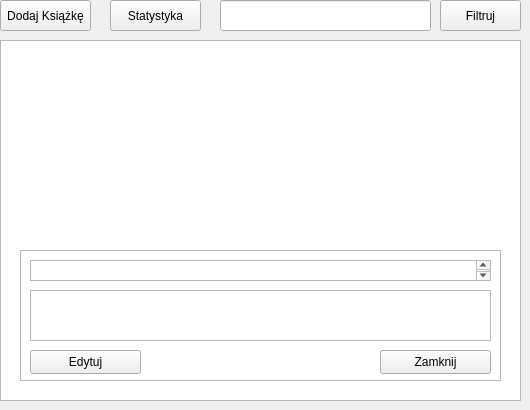
    <widget class="QWidget" name="booksPanel">
     <widget class="QPushButton" name="addNewBookBtn">
      <property name="geometry">
       <rect>
        <x>0</x>
        <y>0</y>
        <width>91</width>
        <height>31</height>
       </rect>
      </property>
      <property name="text">
       <string>Dodaj Książkę</string>
      </property>
     </widget>
     <widget class="QTableWidget" name="tableWidget">
      <property name="geometry">
       <rect>
        <x>0</x>
        <y>40</y>
        <width>256</width>
        <height>192</height>
       </rect>
      </property>
     </widget>
     <widget class="QTableWidget" name="allBooksList">
      <property name="geometry">
       <rect>
        <x>0</x>
        <y>40</y>
        <width>521</width>
        <height>361</height>
       </rect>
      </property>
      <property name="sortingEnabled">
       <bool>true</bool>
      </property>
     </widget>
     <widget class="QFrame" name="allBooksPanel">
      <property name="geometry">
       <rect>
        <x>20</x>
        <y>250</y>
        <width>481</width>
        <height>131</height>
       </rect>
      </property>
      <property name="frameShape">
       <enum>QFrame::Shape::StyledPanel</enum>
      </property>
      <property name="frameShadow">
       <enum>QFrame::Shadow::Raised</enum>
      </property>
      <widget class="QPushButton" name="editAllBooksBtn">
       <property name="geometry">
        <rect>
         <x>10</x>
         <y>100</y>
         <width>111</width>
         <height>24</height>
        </rect>
       </property>
       <property name="text">
        <string>Edytuj</string>
       </property>
      </widget>
      <widget class="QPushButton" name="allBooksEditClose">
       <property name="geometry">
        <rect>
         <x>360</x>
         <y>100</y>
         <width>111</width>
         <height>24</height>
        </rect>
       </property>
       <property name="text">
        <string>Zamknij</string>
       </property>
      </widget>
      <widget class="QTextBrowser" name="allBooksName_2">
       <property name="geometry">
        <rect>
         <x>10</x>
         <y>10</y>
         <width>461</width>
         <height>21</height>
        </rect>
       </property>
      </widget>
      <widget class="QTextBrowser" name="editAllBooksDesc">
       <property name="geometry">
        <rect>
         <x>10</x>
         <y>40</y>
         <width>461</width>
         <height>51</height>
        </rect>
       </property>
      </widget>
     </widget>
     <widget class="QPushButton" name="addNewBookFilterBtn">
      <property name="geometry">
       <rect>
        <x>440</x>
        <y>0</y>
        <width>81</width>
        <height>31</height>
       </rect>
      </property>
      <property name="text">
       <string>Filtruj</string>
      </property>
     </widget>
     <widget class="QLineEdit" name="addNewBookFilter">
      <property name="geometry">
       <rect>
        <x>220</x>
        <y>0</y>
        <width>211</width>
        <height>31</height>
       </rect>
      </property>
      <property name="text">
       <string/>
      </property>
     </widget>
     <widget class="QPushButton" name="booksStatistics">
      <property name="geometry">
       <rect>
        <x>110</x>
        <y>0</y>
        <width>91</width>
        <height>31</height>
       </rect>
      </property>
      <property name="text">
       <string>Statystyka</string>
      </property>
     </widget>
    </widget>
